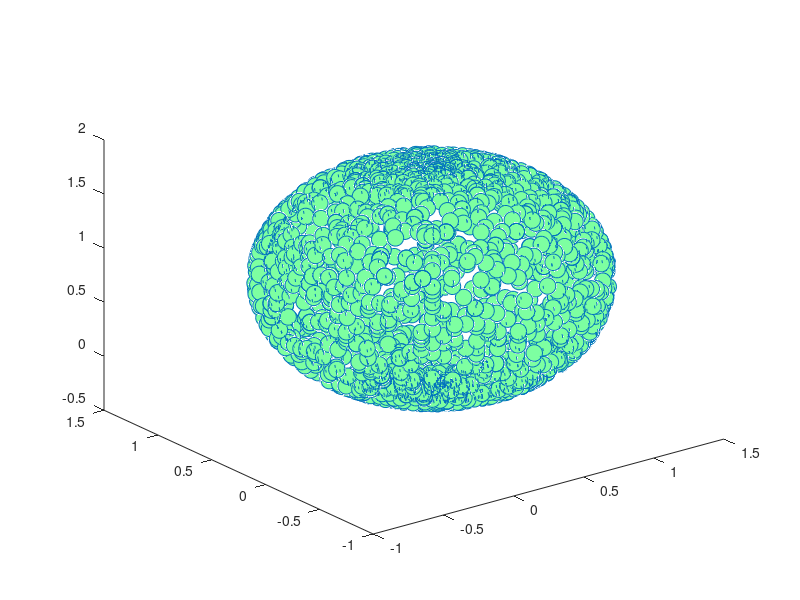

Reproduce this figure in MATLAB. (Note: this script raises an error after producing the figure.)
% Generate a unit sphere
numPoints = 100; % that's per dimension

maxNumPoints = 2000;
% let's say we pick a point 
selectedPointIdx = 13; %randi(numPoints, 1);

theta=linspace(0,2*pi,numPoints);
phi=linspace(0,pi,numPoints);
rho=1;

[meshTheta,meshPhi]=meshgrid(theta,phi);

x=rho*sin(meshPhi).*cos(meshTheta);
y=rho*sin(meshPhi).*sin(meshTheta);
z=rho*cos(meshPhi);

figure
% mesh(x,y,z)
% hold on

%% get a unique list of points

allPoints = unique([x(:), y(:), z(:)], 'rows');
[numRows, ~] = size(allPoints);

% randomise the points
idxPoints = randi(numRows, [maxNumPoints, 1]);

% xAll = allPoints(idxPoints, 1);
% yAll = allPoints(idxPoints, 2);
% zAll = allPoints(idxPoints, 3);

allPoints = allPoints(idxPoints, :);


%% center the data to the selected point

pointsCentroid = mean(allPoints, 1);
pointsCentered = ...
    bsxfun(@minus, allPoints, pointsCentroid);
  
[numPoints, ~] = size(pointsCentered);

currentPointXYZ  = pointsCentered(selectedPointIdx, :); 

%%


%% let's just do the translation
% use bsxfun(@minus, pointsPosition, pointsCentroid);
for idx=1:3
  pointsCentered(:, idx) = pointsCentered(:, idx)  - currentPointXYZ(idx);
end

% by doing the translation, when moving to sphericals:
% selectedPointAz =3.1416% pi
% selectedPointEl =1.5708% pi/2

% by rotating...
% selectedPointAz =5.5885 ??? % pi >> 1.3656
% selectedPointEl =1.5708% pi/2

% phi -> x-axis
% psi -> y-axis

% phi = -pi;
% psi = -pi/2;
% chi = -pi;

% a = [cos(psi)*cos(chi), -cos(psi)*sin(chi), sin(psi); ...
%   
% cos(phi)*sin(chi)+sin(phi)*sin(psi)*cos(chi), ...
% cos(phi)*cos(chi)-sin(phi)*sin(psi)*sin(chi), ...
% -sin(phi)*cos(psi); ...
% 
% sin(phi)*sin(chi)-cos(phi)*sin(psi)*cos(chi), ...
% sin(phi)*cos(chi)+cos(phi)*sin(psi)*sin(chi), ...
% cos(phi)*cos(psi)];
% 
% % Xrt = a(1,1)*x+a(1,2)*y+a(1,3)*z+Lx;
% idxTransform = 1;
% pointsCentered(:, idxTransform) = ...
%   a(idxTransform, 1).*pointsCentered(:, 1) + ...
%   a(idxTransform, 2).*pointsCentered(:, 2) + ...
%   a(idxTransform, 3).*pointsCentered(:, 3);
%   
% % Yrt = a(2,1)*x+a(2,2)*y+a(2,3)*z+Ly;
% idxTransform = 2;
% pointsCentered(:, idxTransform) = ...
%   a(idxTransform, 1).*pointsCentered(:, 1) + ...
%   a(idxTransform, 2).*pointsCentered(:, 2) + ...
%   a(idxTransform, 3).*pointsCentered(:, 3);
% 
% % Zrt = a(3,1)*x+a(3,2)*y+a(3,3)*z+Lz;
% idxTransform = 3;
% pointsCentered(:, idxTransform) = ...
%   a(idxTransform, 1).*pointsCentered(:, 1) + ...
%   a(idxTransform, 2).*pointsCentered(:, 2) + ...
%   a(idxTransform, 3).*pointsCentered(:, 3);



%a = ones(numPoints, 3)*([1,2,3]'*ones(1,3))'/3;

% translationMatrix = -1*ones(numPoints, 3);
% 
% idxTranslation = 1;
% translationMatrix(:, idxTranslation) = ...
%   translationMatrix(:, idxTranslation)*currentPointXYZ(idxTranslation);
% 
% idxTranslation = 1 + idxTranslation;
% translationMatrix(:, idxTranslation) = ...
%   translationMatrix(:, idxTranslation)*currentPointXYZ(idxTranslation);
% 
% idxTranslation = 1 + idxTranslation;
% translationMatrix(:, idxTranslation) = ...
%   translationMatrix(:, idxTranslation)*currentPointXYZ(idxTranslation);
% 
%  
% pointsCentered = pointsCentered + translationMatrix;

%% go to spherical

[currentAzimuth, currentElevation, currentRadius] = ...
  cart2sph(pointsCentered(:,1), ...
  pointsCentered(:,2), ...
  pointsCentered(:,3));

currentAzimuth   = currentAzimuth   + pi;
currentElevation = currentElevation + 0.5*pi;

%% rotate and translate the matrix to the current point (set as origin)
  



% selectedPointAz  = currentAzimuth(selectedPointIdx);
% selectedPointEl  = currentElevation(selectedPointIdx);
% 
% currentPointXYZ  = pointsCentered(selectedPointIdx, :);

% M = makehgtform('translate', -1*currentPointXYZ);

% psi = 0;
% chi = 0;
% phi = 0;
% x   = currentPointXYZ(1);
% y   = currentPointXYZ(2);
% z   = currentPointXYZ(3);
% Lx  = -1*currentPointXYZ(1);
% Ly  = -1*currentPointXYZ(2);
% Lz  = -1*currentPointXYZ(3);
% 
% [Xrt, Yrt, Zrt] = transformEulerAngles(psi, chi, phi, Lx, Ly, Lz, x, y, z)

% that's the function transformEulerAngles
%
% a = [cos(psi)*cos(chi), -cos(psi)*sin(chi), sin(psi); ...
%   
% cos(phi)*sin(chi)+sin(phi)*sin(psi)*cos(chi), ...
% cos(phi)*cos(chi)-sin(phi)*sin(psi)*sin(chi), ...
% -sin(phi)*cos(psi); ...
% 
% sin(phi)*sin(chi)-cos(phi)*sin(psi)*cos(chi), ...
% sin(phi)*cos(chi)+cos(phi)*sin(psi)*sin(chi), ...
% cos(phi)*cos(psi)];
% 
% 
% Xrt = a(1,1)*x+a(1,2)*y+a(1,3)*z+Lx;
% Yrt = a(2,1)*x+a(2,2)*y+a(2,3)*z+Ly;
% Zrt = a(3,1)*x+a(3,2)*y+a(3,3)*z+Lz;

%%




%% 

plot3(pointsCentered(:, 1),pointsCentered(:, 2), pointsCentered(:, 3), ...
'o', 'MarkerSize' , 12, ...
'MarkerFaceColor',[.49 1 .63]);

hold on,

plot3(pointsCentered(selectedPointIdx, 1), ...
      pointsCentered(selectedPointIdx, 2), ...
      pointsCentered(selectedPointIdx, 3), ...
      'o', 'MarkerSize' , 20, ...
      'MarkerFaceColor',[1 1 0]);


%% new devel

% equirectangular projection for the parallels
[parallelPath, meridianPath] = ...
  getMeridianAndParallel(currentAzimuth, currentElevation, selectedPointIdx);

idxParallel = [parallelPath.idxPointA];

plot3(pointsCentered(idxParallel, 1), ...
      pointsCentered(idxParallel, 2), ...
      pointsCentered(idxParallel, 3), ...
      'o', 'MarkerSize' , 10, ...
      'MarkerFaceColor',[0 1 1]);

plot3(pointsCentered(idxParallel, 1), ...
      pointsCentered(idxParallel, 2), ...
      pointsCentered(idxParallel, 3), ...
      'MarkerFaceColor',[1 0 0], ...
      'LineWidth', 1.5 );
    
idxMeridian = [meridianPath.idxPointA];

plot3(pointsCentered(idxMeridian, 1), ...
      pointsCentered(idxMeridian, 2), ...
      pointsCentered(idxMeridian, 3), ...
      'o', 'MarkerSize' , 10, ...
      'MarkerFaceColor',[1 0 0]);    

plot3(pointsCentered(idxMeridian, 1), ...
      pointsCentered(idxMeridian, 2), ...
      pointsCentered(idxMeridian, 3), ...
      'MarkerFaceColor',[1 0 0], ...
      'LineWidth', 1.5 );
    
%%
% 
% 
paralX = currentAzimuth;
paralY = currentElevation;

figureLeft,
scatter(paralX, paralY)
hold on,
scatter(paralX(idxMeridian), paralY(idxMeridian), 'g', 'filled', 'LineWidth', 4 )
hold on,
scatter(paralX(idxParallel), paralY(idxParallel), 'c', 'filled', 'LineWidth', 4 )
hold on,
scatter(paralX(selectedPointIdx), paralY(selectedPointIdx), 'r', 'filled', 'LineWidth', 4 )
hold on,
plot(paralX(idxMeridian), paralY(idxMeridian), 'LineWidth', 0.5 )
hold on,
plot(paralX(idxParallel), paralY(idxParallel), 'LineWidth', 0.5 )